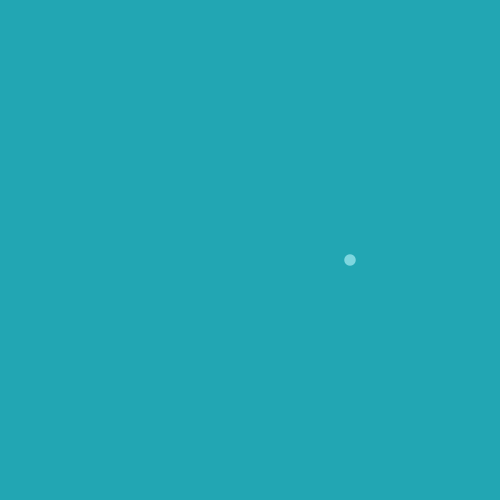
Frame 1 (no input)
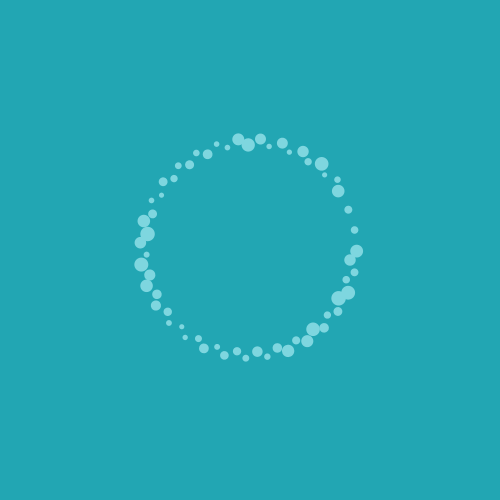
Frame 60 (the mouse pressed at the canvas centre just before this capture)
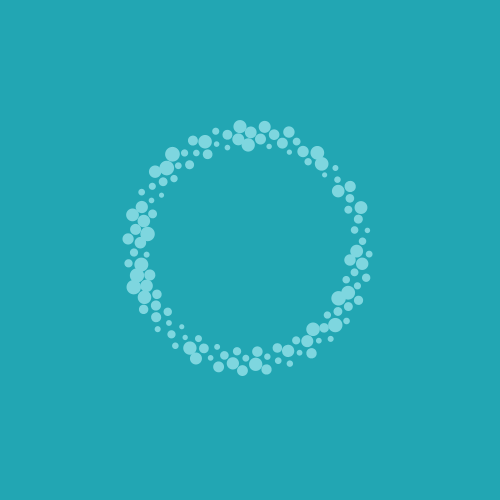
Frame 120 (the mouse held since frame 60 and released just before this capture)

The Processing sketch that drew these frames (run headless with seeded random() and noise(); from frame 60 on, the mouse is pressed at the canvas centre):

// Processing sketch: sketch_27_rotate_and_translate
// ── sketch_27_rotate_and_translate.pde
float r = 0; // rotattion variable
float circleSize;

void setup() {
  size(500, 500);
  background(#22a6b3);
  smooth(); // smoothes the edges when rotating
  noStroke();
}
void draw() {
  translate(width/2, height/2);
  fill(#7ed6df);
  rotate(r);
  circleSize = random(5, 15);
  ellipse(100 + r, 10, circleSize, circleSize);

  r += 0.2; // increment the rotation
}
